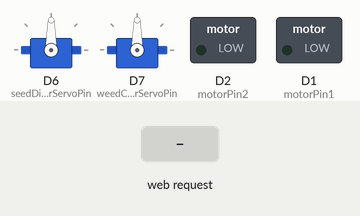
Simulated run of this sketch. Board: ESP8266 (NodeMCU). Parts: 2 × servo, switched loads named in the sketch (green lamp = pin HIGH). The inputs (shaded band) are chosen by the test bench. WiFi joins after 1.5 s; servers stay silent unless stated; what the sketch prints to the serial monitor is not drawn.

Above: at 2.8 s.
2.9 s: HTTP request GET /dispense_seeds received
At 5.1 s:
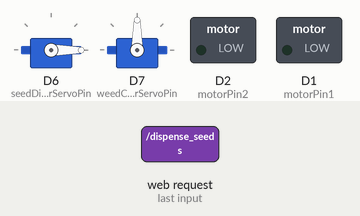
5.4 s: HTTP request GET /remove_weed received
At 7.2 s:
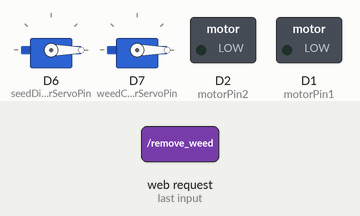
7.9 s: HTTP request GET /dispense_seeds received
At 8.4 s:
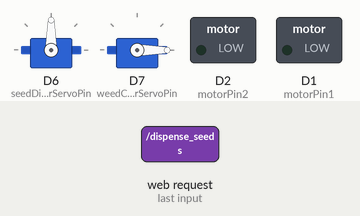
Timing chart, 0 to 10.9 s (numbered marks = the images above; inputs shaded):
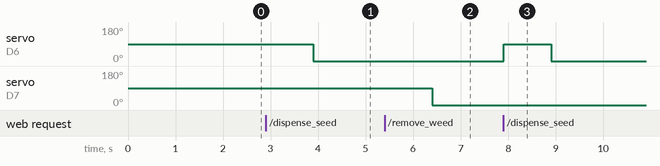

The sketch:

Hackathonagricultureproject.ino
```cpp
 #include <ESP8266WiFi.h>
#include <Servo.h>

const char* ssid = "YourWiFiSSID";
const char* password = "YourWiFiPassword";

WiFiServer server(80);
Servo seedDispenserServo;
Servo weedCutterServo;
//d3
// Define pins for motor control
const int motorPin1 = D1;
const int motorPin2 = D2;

// Define sensor pins
const int soilMoisturePin = A0;
const int temperaturePin = A0;
const int trigPin = D4;
const int echoPin = D5;//mm

// Define servo pins
const int seedDispenserServoPin = D6;
const int weedCutterServoPin = D7;

// Thresholds
const int moistureThreshold = 500; // Adjust as needed
const int temperatureThreshold = 25; // Adjust as needed
const int weedThreshold = 10; // Adjust as needed

void setup() {
  Serial.begin(9600);
  delay(100);

  WiFi.begin(ssid, password);
  while (WiFi.status() != WL_CONNECTED) {
    delay(500);
    Serial.print(".");
  }

  Serial.println("");
  Serial.println("WiFi connected");
  server.begin();
  Serial.println("Server started");

  Serial.print("Use this URL to connect: http://");
  Serial.println(WiFi.localIP());

  pinMode(motorPin1, OUTPUT);
  pinMode(motorPin2, OUTPUT);

  seedDispenserServo.attach(seedDispenserServoPin);
  weedCutterServo.attach(weedCutterServoPin);
}

void loop() {
  WiFiClient client = server.available();
  if (!client) {
    return;
  }

  String request = client.readStringUntil('\r');
  client.flush();

  if (request.indexOf("/dispense_seeds") != -1) {
    dispenseSeeds();
  }

  if (request.indexOf("/remove_weed") != -1) {
    removeWeed();
  }

  client.println("HTTP/1.1 200 OK");
  client.println("Content-Type: text/html");
  client.println("");
  client.println("<!DOCTYPE HTML>");
  client.println("<html>");

  // Add buttons to the HTML page
  client.println("<h1>Control Functions</h1>");
  client.println("<form>");
  client.println("<button type='submit' formaction='/dispense_seeds'>Dispense Seeds</button>");
  client.println("<button type='submit' formaction='/remove_weed'>Remove Weed</button>");
  client.println("</form>");

  client.println("</html>");

  delay(1000);
}

void dispenseSeeds() {
  seedDispenserServo.write(90); // Adjust angle as needed
  delay(1000); // Adjust delay as needed
  seedDispenserServo.write(0); // Reset servo position
}

void removeWeed() {
  weedCutterServo.write(90); // Adjust angle as needed
  delay(1000); // Adjust delay as needed
  weedCutterServo.write(0); // Reset servo position
}
```

Measured:
- after the input at 2.9 s, servo on D6 (seedDispenserServoPin): 90° → 0° after 1.0 s
- after the input at 5.4 s, servo on D7 (weedCutterServoPin): 90° → 0° after 1.0 s
- after the input at 7.9 s, servo on D6 (seedDispenserServoPin): 0° → 90° at once, → 0° 1.0 s later
